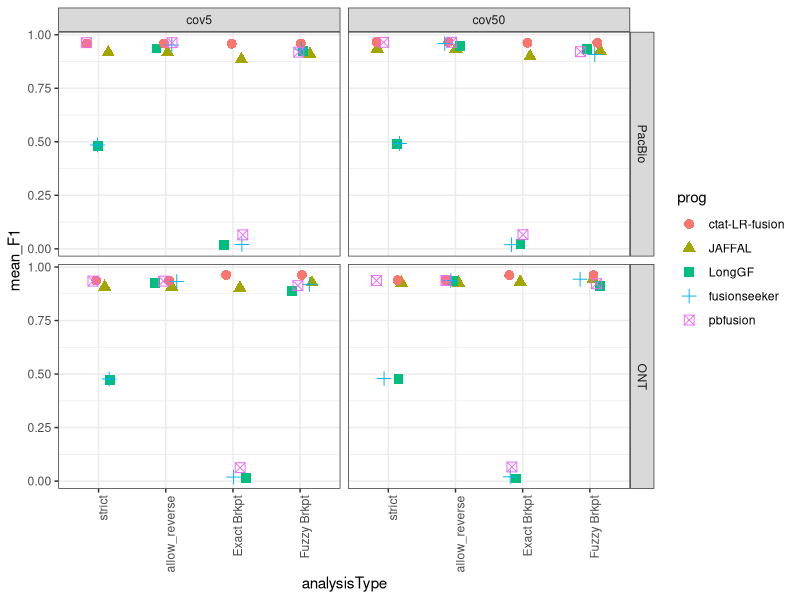
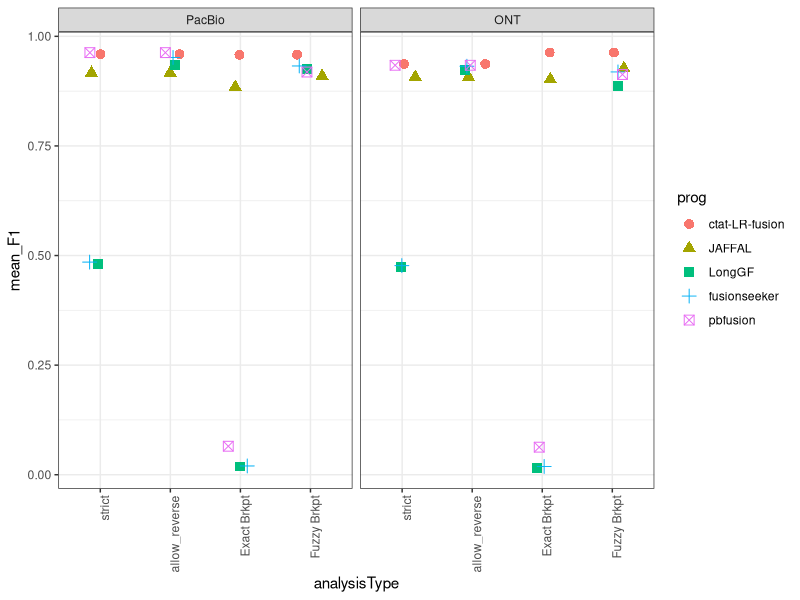
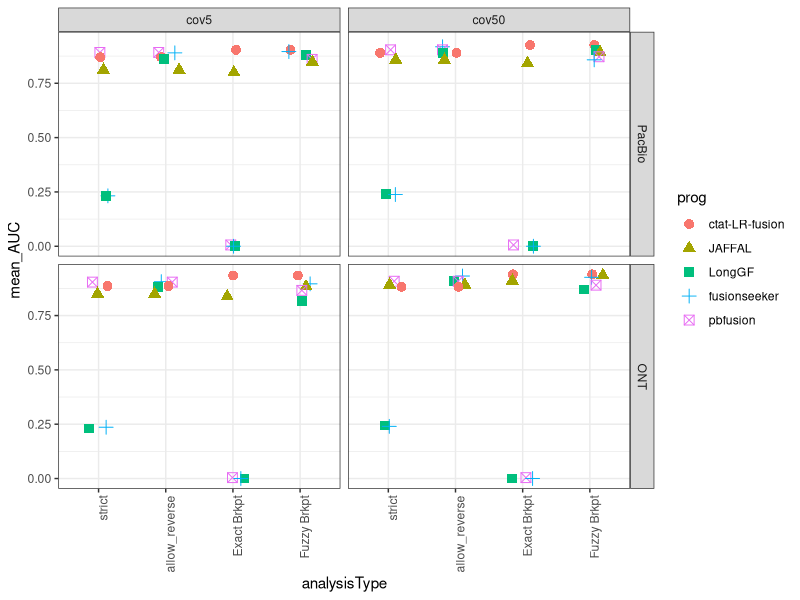
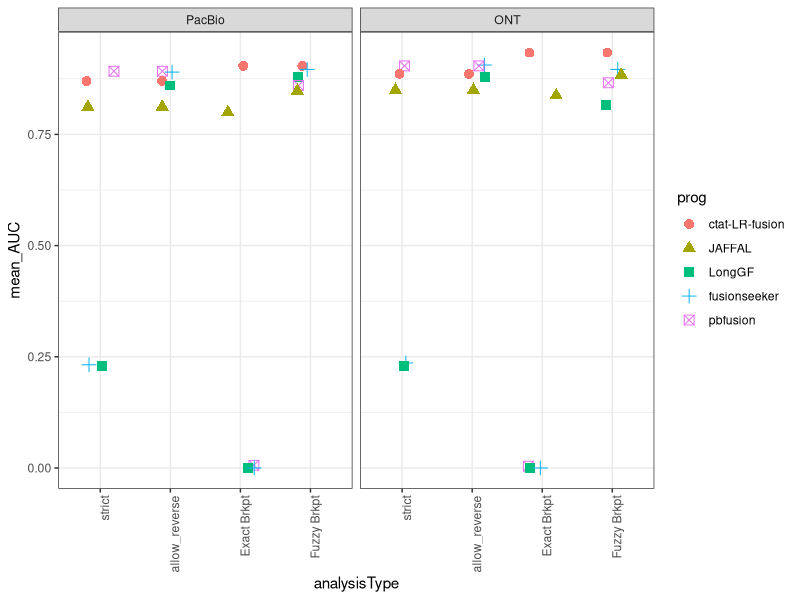
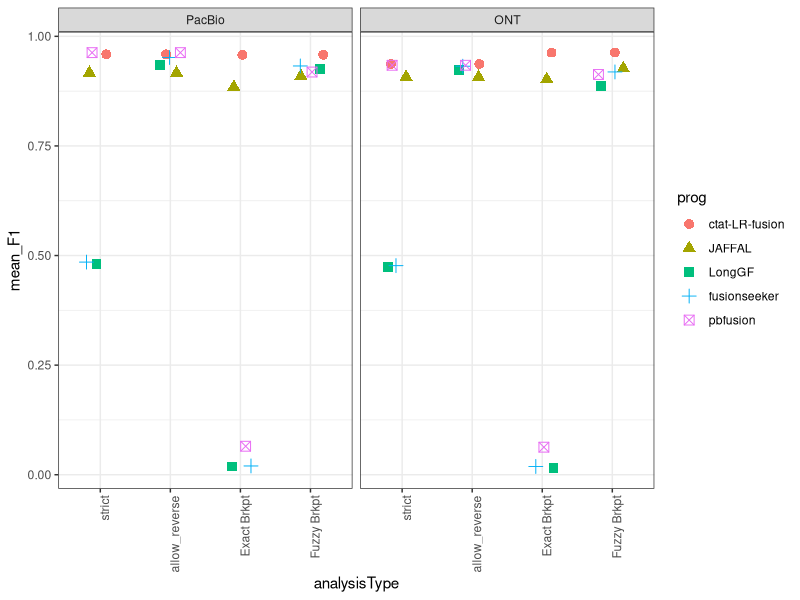
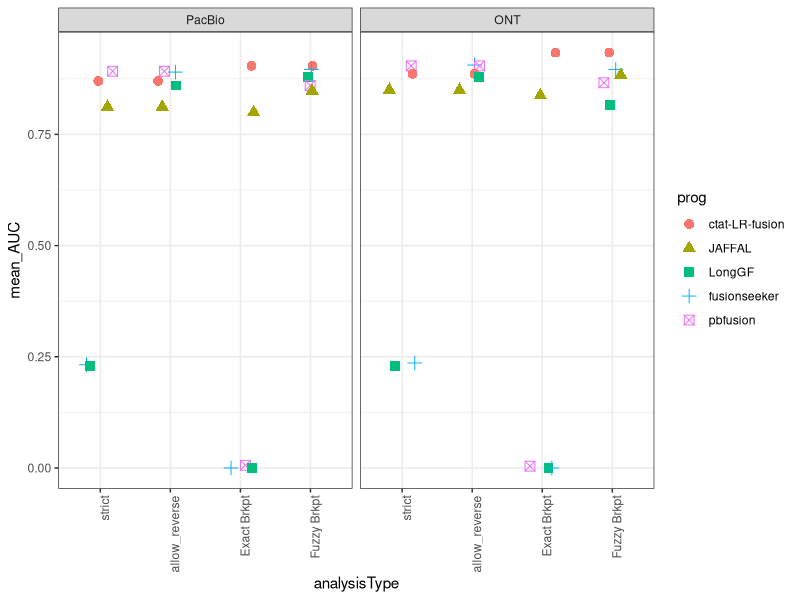

Reproduce these figures in R, in order.
## ---- chunk 1
knitr::opts_chunk$set(echo = TRUE)
library(tidyverse)
## ---- chunk 2

pacbio_F1_summary_data = read.table("1b.1.PacBio_simulations/PacBio_sim.mean_F1.combined_results.tsv", header=T, sep="\t")

pacbio_F1_summary_data = pacbio_F1_summary_data %>% mutate(seqTech = "PacBio")


pacbio_F1_summary_data %>% head()
## ---- chunk 3

ONT_F1_summary_data = read.table("1b.2.ONT_simulations/ONT_sim.mean_F1.combined_results.tsv", header=T, sep="\t")

ONT_F1_summary_data = ONT_F1_summary_data %>% mutate(seqTech = "ONT")

ONT_F1_summary_data %>% head()

## ---- chunk 4

combined_F1_data = bind_rows(pacbio_F1_summary_data, ONT_F1_summary_data)


combined_F1_data %>% head()
## ---- chunk 5

combined_F1_data$prog = factor(combined_F1_data$prog, levels = c('ctat-LR-fusion',
                                                           'JAFFAL',
                                                           'LongGF',
                                                           'fusionseeker',
                                                           'pbfusion') )


## ---- chunk 6


combined_F1_data %>%
    mutate(analysisType = factor(analysisType, 
                            levels=c('strict', 'allow_reverse', 'Exact Brkpt', 'Fuzzy Brkpt') )) %>%
    mutate(seqTech = factor(seqTech, levels=c("PacBio", "ONT"))) %>%
     ggplot() + theme_bw() +
     geom_jitter(aes(x=analysisType, y=mean_F1, color=prog, shape=prog), width=0.2, height=0, size=rel(3)) +
     facet_grid(vars(seqTech), vars(coverage_level)) +
     theme(axis.text.x = element_text(angle = 90, hjust = 1)) 


## ---- chunk 7

combined_F1_paperfig = combined_F1_data %>%
    filter(coverage_level=="cov5") %>%
    mutate(analysisType = factor(analysisType, 
                            levels=c('strict', 'allow_reverse', 'Exact Brkpt', 'Fuzzy Brkpt') )) %>%
    mutate(seqTech = factor(seqTech, levels=c("PacBio", "ONT"))) %>%
     ggplot() + theme_bw() +
     geom_jitter(aes(x=analysisType, y=mean_F1, color=prog, shape=prog), width=0.2, height=0, size=rel(3)) +
     facet_wrap(~seqTech) +
     theme(axis.text.x = element_text(angle = 90, hjust = 1)) 


combined_F1_paperfig




## ---- chunk 8

ggsave(combined_F1_paperfig, filename="pbsim3_bmark.F1.paperfig.svg", width=8, height=5)


## ---- chunk 9

pacbio_PR_AUC_summary_data = read.table("1b.1.PacBio_simulations/PacBio_sim.mean_PR_AUC.combined_results.tsv", header=T, sep="\t")

pacbio_PR_AUC_summary_data = pacbio_PR_AUC_summary_data %>% mutate(seqTech = "PacBio")


pacbio_PR_AUC_summary_data %>% head()
## ---- chunk 10

ONT_PR_AUC_summary_data = read.table("1b.2.ONT_simulations/ONT_sim.mean_PR_AUC.combined_results.tsv", header=T, sep="\t")

ONT_PR_AUC_summary_data = ONT_PR_AUC_summary_data %>% mutate(seqTech = "ONT")

ONT_PR_AUC_summary_data %>% head()

## ---- chunk 11

combined_PR_AUC_data = bind_rows(pacbio_PR_AUC_summary_data, ONT_PR_AUC_summary_data)


combined_PR_AUC_data %>% head()
## ---- chunk 12

combined_PR_AUC_data$prog = factor(combined_PR_AUC_data$prog, levels = c('ctat-LR-fusion',
                                                           'JAFFAL',
                                                           'LongGF',
                                                           'fusionseeker',
                                                           'pbfusion') )

## ---- chunk 13


combined_PR_AUC_data %>%
    mutate(analysisType = factor(analysisType, 
                            levels=c('strict', 'allow_reverse', 'Exact Brkpt', 'Fuzzy Brkpt') )) %>%
    mutate(seqTech = factor(seqTech, levels=c("PacBio", "ONT"))) %>%
     ggplot() + theme_bw() +
     geom_jitter(aes(x=analysisType, y=mean_AUC, color=prog, shape=prog), width=0.2, height=0, size=rel(3)) +
     facet_grid(vars(seqTech), vars(coverage_level)) +
     theme(axis.text.x = element_text(angle = 90, hjust = 1)) 


## ---- chunk 14

combined_PR_AUC_paperfig = combined_PR_AUC_data %>%
    filter(coverage_level=="cov5") %>%
    mutate(analysisType = factor(analysisType, 
                            levels=c('strict', 'allow_reverse', 'Exact Brkpt', 'Fuzzy Brkpt') )) %>%
    mutate(seqTech = factor(seqTech, levels=c("PacBio", "ONT"))) %>%
     ggplot() + theme_bw() +
     geom_jitter(aes(x=analysisType, y=mean_AUC, color=prog, shape=prog), width=0.2, height=0, size=rel(3)) +
     facet_wrap(~seqTech) +
     theme(axis.text.x = element_text(angle = 90, hjust = 1)) 


combined_PR_AUC_paperfig




## ---- chunk 15

ggsave(combined_PR_AUC_paperfig, filename="pbsim3_bmark.AUC.paperfig.svg", width=8, height=5)


